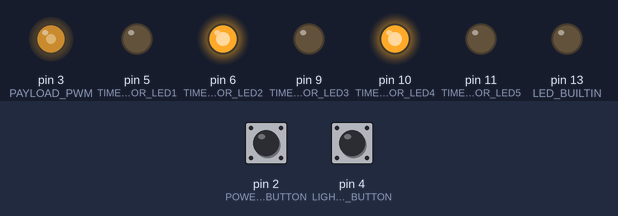
This sketch was run on a simulated Arduino Pro Mini, built with avr-gcc and run on an emulated ATmega328P. Parts: output pins drawn as LEDs (lit = HIGH). The test bench sets the inputs (shaded band); at power-on: pin 4 (LIGHT_LEVEL_SELECT_BUTTON) HIGH, pin 2 (POWER_ON_BUTTON) HIGH. EEPROM starts erased; pins used as bus, display or sensor lines are not drawn.

Above: at 1.9 s.
2.0 s: pin 4 (LIGHT_LEVEL_SELECT_BUTTON) pulled LOW for 1 s
At 4.1 s:
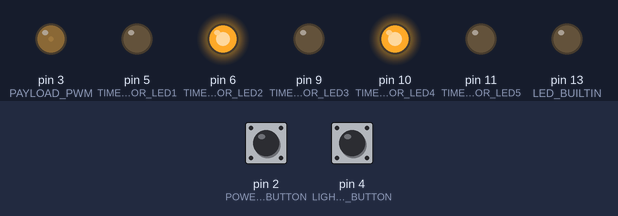
6.0 s: pin 4 (LIGHT_LEVEL_SELECT_BUTTON) pulled LOW for 0.15 s
At 7.3 s:
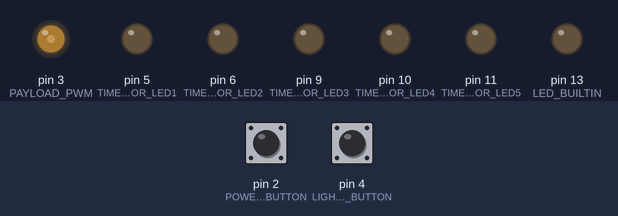
7.6 s: pin 2 (POWER_ON_BUTTON) pulled LOW for 0.15 s
At 8.4 s:
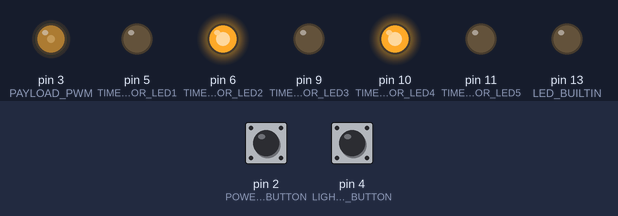
10.7 s: pin 2 (POWER_ON_BUTTON) pulled LOW for 1 s
At 12.6 s:
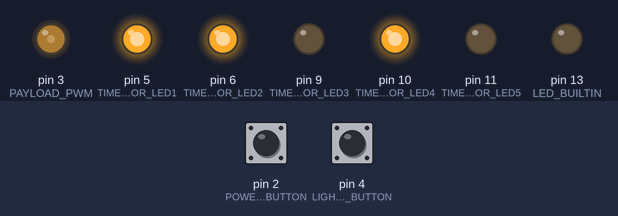
14.7 s: pin 2 (POWER_ON_BUTTON) pulled LOW for 0.15 s
At 15.8 s:
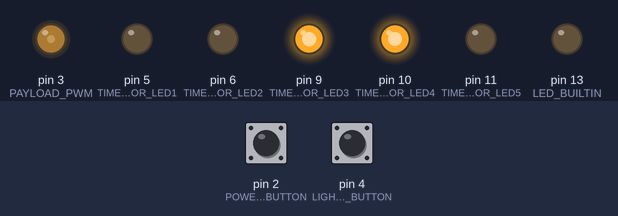
17.8 s: pin 4 (LIGHT_LEVEL_SELECT_BUTTON) pulled LOW for 0.15 s
At 18.8 s:
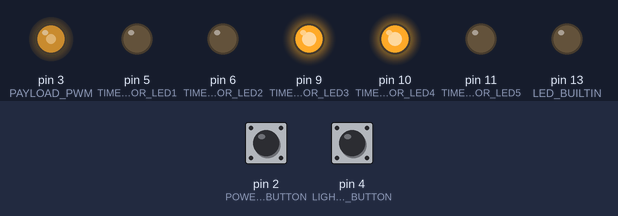
Timing chart, 0 to 21.5 s (numbered marks = the images above; inputs shaded):
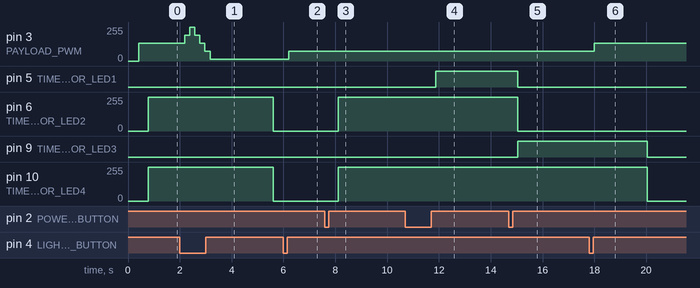

Measured:
- after the input at 2.0 s, pin 3 (PAYLOAD_PWM): 135/255 → 195/255 after 0.19 s, → 255/255 0.19 s later, → 195/255 0.19 s later, → 135/255 0.19 s later, … (6 changes in this stretch)
- after the input at 6.0 s, pin 3 (PAYLOAD_PWM): 15/255 → 75/255 after 0.19 s
- after the input at 7.6 s, pin 6 (TIMER_INDICATOR_LED2), pin 10 (TIMER_INDICATOR_LED4): 0/255 → 254/255 after 0.51 s
- after the input at 10.7 s, pin 5 (TIMER_INDICATOR_LED1): LOW → HIGH after 1.2 s; pin 6 (TIMER_INDICATOR_LED2), pin 10 (TIMER_INDICATOR_LED4): stays 254/255 (without the input it goes to 0/255 after 2.2 s)
- after the input at 14.7 s, pin 5 (TIMER_INDICATOR_LED1): HIGH → LOW after 0.34 s instead of 2.2 s; pin 6 (TIMER_INDICATOR_LED2): 254/255 → 0/255 after 0.34 s instead of 2.2 s; pin 9 (TIMER_INDICATOR_LED3): LOW → HIGH after 0.34 s; pin 10 (TIMER_INDICATOR_LED4): stays 254/255 (without the input it goes to 0/255 after 2.2 s)
- after the input at 17.8 s, pin 3 (PAYLOAD_PWM): 75/255 → 135/255 after 0.19 s

The sketch:

shuttle-illumination.ino
```cpp
#include <avr/sleep.h>
#include <EEPROM.h>

/*
 * A `shuttle-illumination` project implements a time-limited illumination of a Shuttle Atlantis plastic model
 * The hardware consists of:
 *    - 6F22 (a.k.a Krona) 9v battery;
 *    - Arduino Pro Mini 3v3 (with the voltage regulator and the power LED removed);
 *    - A power supply module (9v to 3v3 buck converter and a pair of MOSFETs implementing a `power on by button and power off by a signal from an Arduino` logic)
 *      (see https://circuitjournal.com/arduino-auto-power-off)
 *    - set of LEDs accompanied by the resistors and a transistor to drive the illumination of the Shuttle;
 *    - Power button; used to turn on the lights, set the illumination timer or turn off the lights;
 *        [long press in Idling mode] Turn on the light, set the timer (last timer value used)
 *        [short press in Active mode] Indicate current timer value (in minutes)
 *        [short press once again in Active mode less than 5 sec elapsed since the previous key press] Increase current timer value by one (in minutes)
 *        [long press in Active mode] Turn off the lights
 *    - Five LEDs to indicate the illumination timer value (displayed as a binary code in range from 1 to 32 minutes)
 *    - LightLevel button for adjusting the light level (short press to select next light level; there are five levels available)
*/

// Timers (minutes)
uint32_t initial_timer_value_minutes_ = 0;   // In minutes. The setting tells how many minutes we should work. Stored in EEPROM byte #0
uint32_t timer_start_time_ms_ = 0;           // Initialized with millis() when the timer is reset
                                             // The end time is calculated as `timer_start_time_ms_ + ( initial_timer_value_minutes_ * 60 * 1000 )`

uint32_t last_timer_value_on_display = 0;    // last value displayed by `TimerValueFadeIn`, `TimerValueDisplayChange` or `TimerValueFadeOut` functions

uint32_t last_pwr_btn_short_press_time = 0;  // Last time the power button was short pressed

// Illumination level
// 1 - low
// 5 - high
int lighting_level_ = 0;                     // Stored in EEPROM byte #1

// Current increment sign: +/-
// Tells if we must increment or decrement current value
// This is to perform smooth light level adjustment (like 1-2-3-4-5-4-3-2-1-2-3-4-5-4.. etc)
int lighting_level_increment_sign_ = 1;


// Ports definition
#define POWER_ON_BUTTON                  2
#define PAYLOAD_PWM                      3
#define LIGHT_LEVEL_SELECT_BUTTON        4
#define TIMER_INDICATOR_LED1             5      // LSBit
#define TIMER_INDICATOR_LED2             6
#define TIMER_INDICATOR_LED3             9
#define TIMER_INDICATOR_LED4             10
#define TIMER_INDICATOR_LED5             11     // MSBit
#define KEEP_POWERING                    12

static const int leds_addr_array_[5] = { TIMER_INDICATOR_LED1, TIMER_INDICATOR_LED2, TIMER_INDICATOR_LED3, TIMER_INDICATOR_LED4, TIMER_INDICATOR_LED5 };
const uint32_t timer_display_delay_pwm = 700;

enum PowerButtonPressType {
  LongKeyPress,
  ShortKeyPress,
  NoKeyPress
};

bool is_timer_value_displayed = false;
int timer_value_increment_sign_ = 1;

void _blink_internal_led()
{
  digitalWrite( LED_BUILTIN, HIGH );
  delay( 1 );
  digitalWrite( LED_BUILTIN, LOW );
}

void adjust_lighting_level_direction()
{
  if( lighting_level_ == 5 )  {
    lighting_level_increment_sign_ = -1;             // Switch to decrease mode
  } else if( lighting_level_ == 1 ) {
    lighting_level_increment_sign_ = 1;              // Switch to encrease mode
  }
}

void reset_general_timer()
{
  timer_start_time_ms_ = millis();
}

void setup_ports()
{
  // Hold the PSU powering asap
  pinMode( KEEP_POWERING, OUTPUT );
  digitalWrite( KEEP_POWERING, HIGH );

  pinMode( LED_BUILTIN, OUTPUT );

  pinMode( POWER_ON_BUTTON, INPUT_PULLUP );          // Although the external pull-up is already installed
  pinMode( PAYLOAD_PWM, OUTPUT );
  pinMode( LIGHT_LEVEL_SELECT_BUTTON, INPUT_PULLUP );
  pinMode( TIMER_INDICATOR_LED1, OUTPUT );
  pinMode( TIMER_INDICATOR_LED2, OUTPUT );
  pinMode( TIMER_INDICATOR_LED3, OUTPUT );
  pinMode( TIMER_INDICATOR_LED4, OUTPUT );
  pinMode( TIMER_INDICATOR_LED5, OUTPUT );

  // No illumination
  digitalWrite( PAYLOAD_PWM, LOW );

  // Binary value display LEDs
  digitalWrite( TIMER_INDICATOR_LED1, LOW );
  digitalWrite( TIMER_INDICATOR_LED2, LOW );
  digitalWrite( TIMER_INDICATOR_LED3, LOW );
  digitalWrite( TIMER_INDICATOR_LED4, LOW );
  digitalWrite( TIMER_INDICATOR_LED5, LOW );

  // Some initial values
  initial_timer_value_minutes_ = EEPROM[ 0 ];
  lighting_level_ = EEPROM[ 1 ];

  if( initial_timer_value_minutes_ < 1 || initial_timer_value_minutes_ > 31 ) {
    // Incorrect value. Perform the very first initialization
    initial_timer_value_minutes_ = 10;
    EEPROM.update( 0, initial_timer_value_minutes_ );
  }

  if( lighting_level_ > 5 ) {
    // Incorrect value. Perform the very first initialization
    lighting_level_ = 3;
    EEPROM.update( 1, lighting_level_ );
  }
  adjust_lighting_level_direction();

  // Set initial lighting level
  SetNewLightLevel( 0, lighting_level_ );

  // Display current timer value
  ProcessShortKeyPress();

  // Init the timer
  reset_general_timer();
}

void save_settings_and_power_off()
{
  // Save settings (burn flash only if the values are different)
  if( EEPROM[ 0 ] != initial_timer_value_minutes_ ) {
    EEPROM.update( 0, initial_timer_value_minutes_ );
  }
  if( EEPROM[ 1 ] != lighting_level_ ) {
    EEPROM.update( 1, lighting_level_ );
  }

  // Immediate shut down
  digitalWrite( KEEP_POWERING, LOW );
}

enum PowerButtonPressType GetPowerButtonPress()
{
  bool already_turned_off_the_lights = false;
  // Jitter is evel and we're having deal with it right here
  if( digitalRead( POWER_ON_BUTTON ) == HIGH ) {
    return NoKeyPress;
  }

  // Okay, we have HIGH state. Let's count:
  // - the time it was pressed
  // - the time it was released after press
  uint32_t press_time = millis();
  uint32_t release_time = millis();

  int last_state = HIGH;
  for( ; ; ) {

    int state = digitalRead( POWER_ON_BUTTON );

    if( last_state != state ) {
      if( state == LOW ) {

        // Let's start counting the release timer from the begining
        release_time = millis();
      }
      last_state = state;
    }

    // Timing estimation

    if( ( millis() - release_time ) < 10 ) {
      // This is a very fresh moment since the state has changed. Ignore
      continue;
    }

    // [seems to be a crutch, but we need it here] If we see the button is down for more than 2 seconds,
    // we are guaranteed to execute power off sequence
    // So, let's turn off the lights. This provides a reasonable feedback to the consumer
    if(    ( ( millis() - press_time ) > 2000 )
        && !already_turned_off_the_lights
    ) {
      SetNewLightLevel( lighting_level_, 0 );
      already_turned_off_the_lights = true;
    }

    // The button was confidently released?
    if( state == HIGH ) {
      if( ( millis() - press_time ) > 2000 ) {
        return LongKeyPress;
      } else {
        return ShortKeyPress;
      }
    }
  }
}

bool IsLightLevelButtonPressed()
{
  // Jitter is still an evil and we're having deal with it right here
  if( digitalRead( LIGHT_LEVEL_SELECT_BUTTON ) == HIGH ) {
    return false;
  }

  // Okay, we have HIGH state. Wait until the button is released
  uint32_t start_time = millis();
  uint32_t release_time = millis();

  int last_state = HIGH;
  for( ; ; ) {

    int state = digitalRead( LIGHT_LEVEL_SELECT_BUTTON );

    if( last_state != state ) {
      if( state == LOW ) {

        // Let's start conting the release timer from the beginning
        release_time = millis();
      }
      last_state = state;
    }

    // Timing estimation

    // 1. Consider that 10 ms is quite enough to conclude that the button is released
    if( ( millis() - release_time ) > 10 ) {
      return true;
    }

    // 2. If the button is pressed for more than 750 ms, don't wait for release
    if( ( millis() - start_time ) > 10 ) {
      return true;
    }
  }
}

void SetNewLightLevel( uint32_t prev_level, uint32_t new_level )
{
  if( prev_level > 5 || new_level > 5 ) {
    // Logic error
    return;
  }

  uint32_t raw_values[] = { 0, 15, 75, 135, 195, 255 };
  uint32_t from = raw_values[ prev_level ];
  uint32_t to = raw_values[ new_level ];

  const uint32_t delay_pwm = 3000;

  // We change the light level very smooth
  if( from < to ) {
    for( uint32_t k = from; k <= to; ++k ) {
      delayMicroseconds( delay_pwm );
      analogWrite( PAYLOAD_PWM, k );
    }
  } else {
    // Attention! signed int is mandatory
    for( int k = from; k >= (int)to; --k ) {
      delayMicroseconds( delay_pwm );
      analogWrite( PAYLOAD_PWM, k );
    }
  }
}

// This is the timer we display, decrement each minute and have a button to increment by one on keypress
uint32_t GetCurrentCountDownCounterValue()
{
  //
  //               _initial_          -             full minutes elapsed
  //
  return initial_timer_value_minutes_ - ( millis() - timer_start_time_ms_ ) / 1000 / 60;
}

bool IsItTimeToShutdown()
{
  return initial_timer_value_minutes_ * 60 * 1000 <= ( millis() - timer_start_time_ms_ );
}

// First short press in a series of presses to display current value
void TimerValueFadeIn( uint32_t timer_val )
{
  if( timer_val > 31 ) {
    // logic error. Ignore
    return;
  }

  // Turn off all the indicator leds
  for( int k = 0; k < 5; ++k ) {
    digitalWrite( leds_addr_array_[ k ], LOW );
  }

  // Fade in
  for( int level = 0; level < 255; ++level )
  {
    for( int k = 0; k < 5; ++k ) {
      if( ( ( 0x01 << k ) & timer_val ) != 0 ) {
        analogWrite( leds_addr_array_[ k ], level );
        delayMicroseconds( timer_display_delay_pwm );
      }
    }
  }
  last_timer_value_on_display = timer_val;
}

void TimerValueFadeOut( uint32_t timer_val )
{
  if( timer_val > 31 ) {
    // logic error. Ignore
    return;
  }

  // Fade out
  for( int level = 255; level > 0; --level )
  {
    for( int k = 0; k < 5; ++k ) {
      if( ( ( 0x01 << k ) & timer_val ) != 0 ) {
        analogWrite( leds_addr_array_[ k ], level );
      }
    }
    delayMicroseconds( timer_display_delay_pwm );
  }

  // Turn off all the indicator leds
  for( int k = 0; k < 5; ++k ) {
    digitalWrite( leds_addr_array_[ k ], LOW );
  }

  last_timer_value_on_display = timer_val;
}

void TimerValueDisplayChange( uint32_t prev_val, uint32_t new_value )
{
  // Common PWM cycle both for bits that are going to be set and to be reset
  for( int pwm_rising = 0; pwm_rising <= 255; ++pwm_rising )
  {
    for( int k = 0; k < 5; ++k ) {

      // Test if the digit has been changed
      if( ( ( 0x01 << k ) & prev_val ) != ( ( 0x01 << k ) & new_value ) ) {

        if( ( ( 0x01 << k ) & new_value ) != 0 ) {
          // Setting the digit
          analogWrite( leds_addr_array_[ k ], pwm_rising );
        } else {
          // Resetting the digit
          analogWrite( leds_addr_array_[ k ], 255 - pwm_rising );
        }
      }
    }
    delayMicroseconds( timer_display_delay_pwm );
  }

  last_timer_value_on_display = new_value;
}

void ProcessShortKeyPress()
{
  // A. First press for a while - show current value

  // B. A press in a series - change the value

  // Register current time
  last_pwr_btn_short_press_time = millis();

  if( !is_timer_value_displayed ) {
    is_timer_value_displayed = true;

    // Display current value
    TimerValueFadeIn( GetCurrentCountDownCounterValue() );
  } else {

    // Change value by one, also remember as a new initial value to be stored prior to the shut down operation, reset timer
    initial_timer_value_minutes_ = GetCurrentCountDownCounterValue() + timer_value_increment_sign_;
    if( initial_timer_value_minutes_ >= 31 ) {
      timer_value_increment_sign_ = -1;
    } else if( initial_timer_value_minutes_ <= 1 ) {
      timer_value_increment_sign_ = 1;
    }
    reset_general_timer();

    TimerValueDisplayChange( last_timer_value_on_display, initial_timer_value_minutes_ );
  }
}

// - - - - - - - - - - - - - - - - - - - - - - - - - - - - - - - - - - - -

void setup()
{
  // A primary sign of life
  _blink_internal_led();

  setup_ports();
}

// - - - - - - - - - - - - - - - - - - - - - - - - - - - - - - - - - - - -

void loop()
{
  // 1. Check if the timer has expired and we need to power off
  if( millis() > ( timer_start_time_ms_ + initial_timer_value_minutes_ * 60 * 1000 ) ) {

    save_settings_and_power_off();
    return;
  }

  // 2. Check if timer setup button wasn't press for a significant time
  if( ( ( millis() - last_pwr_btn_short_press_time ) > 5000 ) && is_timer_value_displayed ) {
    TimerValueFadeOut( last_timer_value_on_display );
    is_timer_value_displayed = false;
  }

  // 3. Check if the light level adjustment button is pressed
  if( IsLightLevelButtonPressed() ) {

    uint32_t prev_lighting_level = lighting_level_;
    lighting_level_ += lighting_level_increment_sign_;
    adjust_lighting_level_direction();

    // Apply new light level value
    SetNewLightLevel( prev_lighting_level, lighting_level_ );

    // User uctivity detected, this is reasonable to reset the timer
    reset_general_timer();

    return;
  }

  // 4. Check if power button is pressed and if was pressed - what kind of press it was (long or short)
  enum PowerButtonPressType press_type = GetPowerButtonPress();
  if( press_type == NoKeyPress ) {
    return;
  }

  if( press_type == ShortKeyPress ) {
    ProcessShortKeyPress();
    return;
  }

  else if( press_type == LongKeyPress ) {
    delay( 100 );
    save_settings_and_power_off();
    return;
  }
}
```
